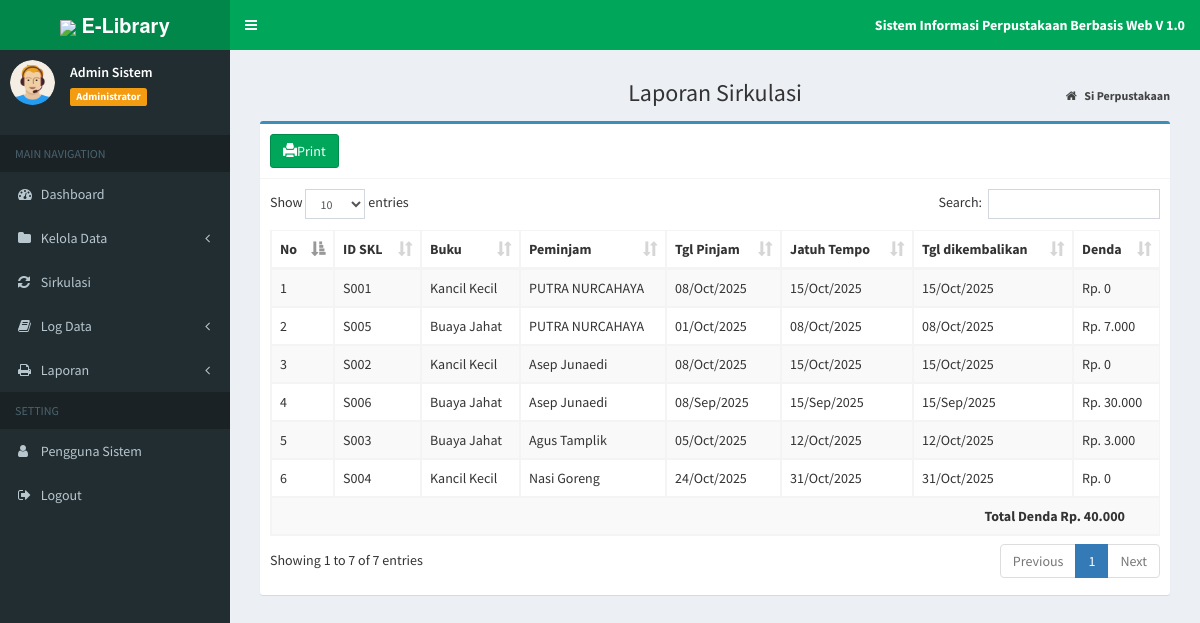
Page /index.php?page=laporan_sirkulasi (signed in) on the committed database.
### tables this page shows
CREATE TABLE `tb_sirkulasi` (
  `id_sk` varchar(20) NOT NULL,
  `id_buku` varchar(10) NOT NULL,
  `id_anggota` varchar(10) NOT NULL,
  `tgl_pinjam` date NOT NULL,
  `tgl_kembali` date NOT NULL,
  `tgl_dikembalikan` date DEFAULT NULL,
  `status` enum('PIN','KEM') NOT NULL
);

CREATE TABLE `tb_buku` (
  `id_buku` varchar(10) NOT NULL,
  `judul_buku` varchar(50) NOT NULL,
  `pengarang` varchar(50) NOT NULL,
  `penerbit` varchar(50) NOT NULL,
  `th_terbit` year(4) NOT NULL
);

CREATE TABLE `tb_anggota` (
  `id_anggota` varchar(10) NOT NULL,
  `nama` varchar(50) NOT NULL,
  `jekel` enum('Laki-laki','Perempuan') NOT NULL,
  `kelas` varchar(50) NOT NULL,
  `no_hp` varchar(15) NOT NULL
);

### admin/laporan/laporan_sirkulasi.php (the view)
<section class="content-header">
	<h1 style="text-align:center;">
		Laporan Sirkulasi
	</h1>
	<ol class="breadcrumb">
		<li>
			<a href="index.php">
				<i class="fa fa-home"></i>
				<b>Si Perpustakaan</b>
			</a>
		</li>
	</ol>
</section>
<section class="content">
	<div class="box box-primary">
		<div class="box-header with-border">
		<a href="?page=MyApp/print_laporan" title="Print" class="btn btn-success" stlye="color : green;">
				<i class="glyphicon glyphicon-print"></i>Print</a>
		</div>
		<div class="box-body">
			<div class="table-responsive">
				<table id="example1" class="table table-bordered table-striped">
					<thead>
						<tr>
							<th>No</th>
							<th>ID SKL</th>
							<th>Buku</th>
							<th>Peminjam</th>
							<th>Tgl Pinjam</th>
							<th>Jatuh Tempo</th>
							<th>Tgl dikembalikan</th>
							<th>Denda</th>
						</tr>
					</thead>
				<tbody>
				<?php
                $sql=mysqli_query($koneksi,"SELECT tb_sirkulasi.id_buku,
				tb_buku.judul_buku,
				tb_anggota.id_anggota,
				tb_anggota.nama,
				tb_sirkulasi.id_sk,
				tb_sirkulasi.tgl_pinjam,
				tb_sirkulasi.tgl_kembali,
				tb_sirkulasi.tgl_dikembalikan,
                  	if(datediff(now( ) , tb_sirkulasi.tgl_kembali)<=0,0,datediff(now( ) , tb_sirkulasi.tgl_kembali) ) telat_pengembalian FROM tb_sirkulasi
					JOIN tb_anggota ON tb_anggota.id_anggota=tb_sirkulasi.id_anggota
					JOIN tb_buku ON tb_buku.id_buku=tb_sirkulasi.id_buku where tb_sirkulasi.status='KEM'
					Order By id_anggota");
				$no =null;
				$total_denda=null;
				$tarif_denda=1000;
                while ($data=mysqli_fetch_array($sql,MYSQLI_ASSOC)) {
					$no++;
					$total_denda=$total_denda+($data['telat_pengembalian']*$tarif_denda);
					echo '<tr>
						<td>'.$no.'</td>
						<td>'.$data['id_sk'].'</td>
						<td>'.$data['judul_buku'].'</td>
						<td>'.$data['nama'].'</td>
						<td>'.date_format(new DateTime($data['tgl_pinjam']),'d/M/Y').'</td>
						<td>'.date_format(new DateTime($data['tgl_kembali']),'d/M/Y').'</td>
						<td>'.date_format(new DateTime($data['tgl_dikembalikan']),'d/M/Y').'</td>
						<td>Rp. '.number_format($data['telat_pengembalian']*$tarif_denda,0,',','.').'</td>
						</tr>';
				}
				?>
				<tr>
					<th colspan="8" style="text-align:right; padding-right:0.90cm;">
					Total Denda Rp. <?php echo number_format($total_denda,0,',','.');?>
					</th>
				</tr>
					</tbody>
				</table>
			</div>
		</div>
	</div>
</section>

### rows in the picture
tb_sirkulasi: id_sk "S001", id_buku.judul_buku "Kancil Kecil", id_anggota.nama "PUTRA NURCAHAYA", tgl_pinjam "08/Oct/2025", tgl_kembali "15/Oct/2025", tgl_dikembalikan "15/Oct/2025", telat_pengembalian "0"
tb_sirkulasi: id_sk "S005", id_buku.judul_buku "Buaya Jahat", id_anggota.nama "PUTRA NURCAHAYA", tgl_pinjam "01/Oct/2025", tgl_kembali "08/Oct/2025", tgl_dikembalikan "08/Oct/2025", telat_pengembalian "7.000"
tb_sirkulasi: id_sk "S002", id_buku.judul_buku "Kancil Kecil", id_anggota.nama "Asep Junaedi", tgl_pinjam "08/Oct/2025", tgl_kembali "15/Oct/2025", tgl_dikembalikan "15/Oct/2025", telat_pengembalian "0"
tb_sirkulasi: id_sk "S006", id_buku.judul_buku "Buaya Jahat", id_anggota.nama "Asep Junaedi", tgl_pinjam "08/Sep/2025", tgl_kembali "15/Sep/2025", tgl_dikembalikan "15/Sep/2025", telat_pengembalian "30.000"
tb_sirkulasi: id_sk "S003", id_buku.judul_buku "Buaya Jahat", id_anggota.nama "Agus Tamplik", tgl_pinjam "05/Oct/2025", tgl_kembali "12/Oct/2025", tgl_dikembalikan "12/Oct/2025", telat_pengembalian "3.000"
tb_sirkulasi: id_sk "S004", id_buku.judul_buku "Kancil Kecil", id_anggota.nama "Nasi Goreng", tgl_pinjam "24/Oct/2025", tgl_kembali "31/Oct/2025", tgl_dikembalikan "31/Oct/2025", telat_pengembalian "0"

### other values in the picture
$data_nama "Admin Sistem"
$data_level "Administrator"
$total_denda "40.000"
